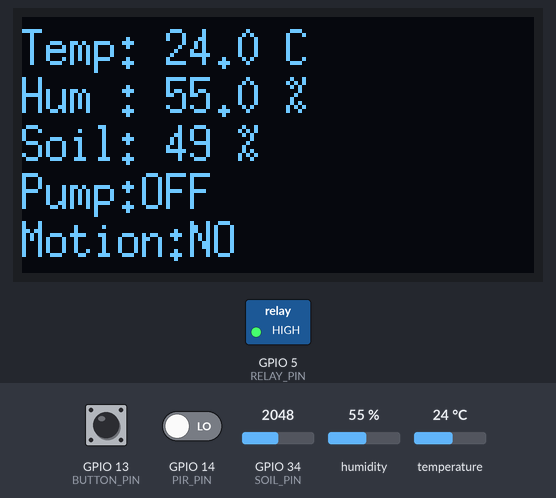
This sketch was run on a simulated ESP32. On the bench: 128×64 one-colour display, switched loads named in the sketch (green lamp = pin HIGH). The inputs (shaded band) are chosen by the test bench; at power-on: GPIO 13 (BUTTON_PIN) HIGH, GPIO 14 (PIR_PIN) LOW, humidity 55 %, GPIO 34 (SOIL_PIN) = 2048, temperature 24 °C. WiFi joins after 1.5 s; servers stay silent unless stated.

Above: at 3.0 s.
3.1 s: GPIO 13 (BUTTON_PIN) pulled LOW for 3.2 s
At 7.4 s:
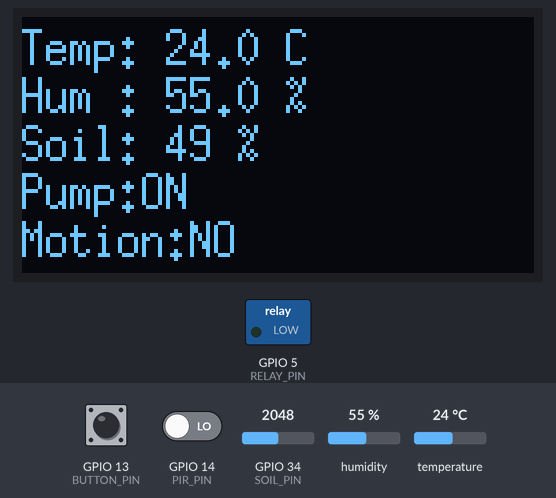
7.8 s: GPIO 14 (PIR_PIN) driven HIGH
At 9.2 s:
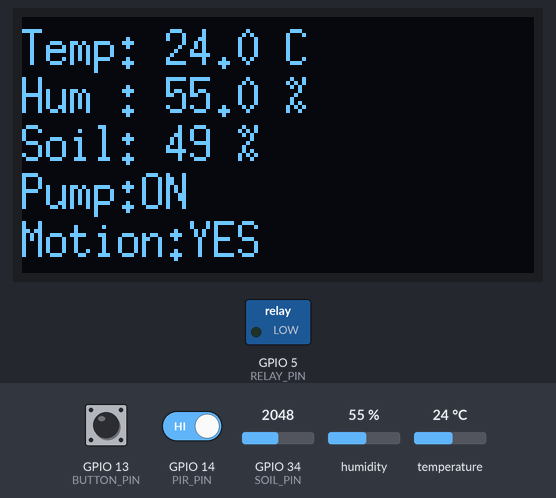
9.8 s: humidity set to 22 %
At 11.6 s:
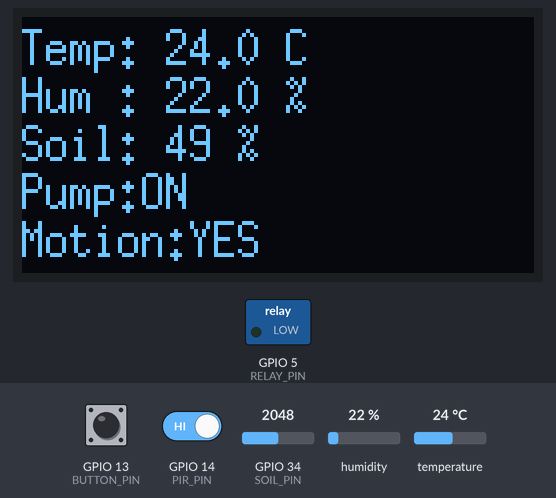
11.9 s: GPIO 14 (PIR_PIN) driven LOW
At 17.4 s:
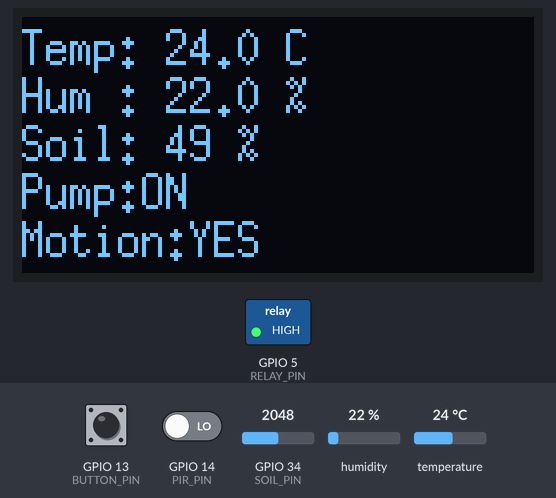
19.9 s: GPIO 34 (SOIL_PIN) set to 2866
At 20.7 s:
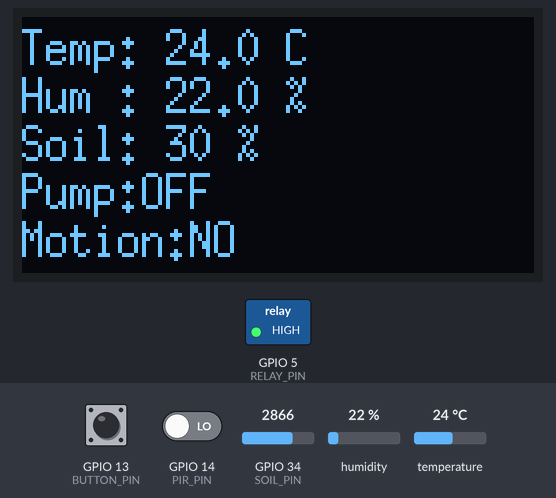
21.8 s: temperature set to 12 °C
At 23.1 s:
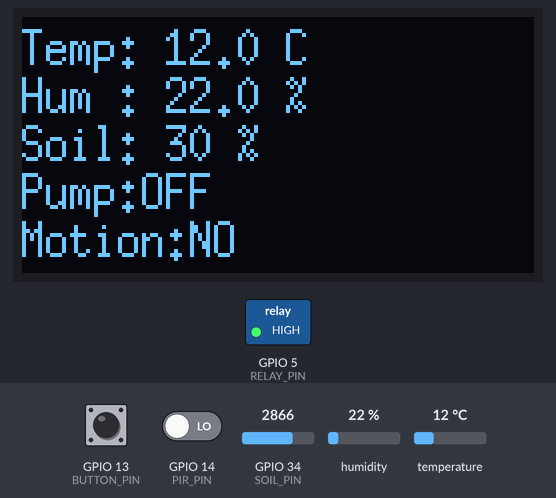
Timing chart, 0 to 24.8 s (numbered marks = the images above; inputs shaded):
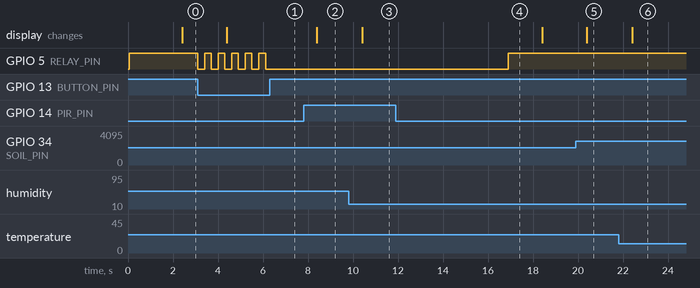

The sketch:

Smart-plant-monitoring.ino
```cpp
#define BLYNK_TEMPLATE_ID "TMPL3Bf4IE8oV"
#define BLYNK_TEMPLATE_NAME "Smart Plant"
#define BLYNK_AUTH_TOKEN "1pGcF5fsUec3cwGWxi9Jb2PRJj0Alioj"

#define BLYNK_PRINT Serial

#include <WiFi.h>
#include <BlynkSimpleEsp32.h>
#include <DHT.h>
#include <U8g2lib.h>
#include <Wire.h>

char ssid[] = "Yofi";
char pass[] = "@Anurag123";

#define DHT_PIN 4
#define SOIL_PIN 34
#define PIR_PIN 14
#define RELAY_PIN 5
#define BUTTON_PIN 13

#define VPIN_BUTTON_1 V12

U8G2_SH1106_128X64_NONAME_F_HW_I2C u8g2(U8G2_R0, U8X8_PIN_NONE, 22, 21);

DHT dht(DHT_PIN, DHT11);
BlynkTimer timer;

float temperature;
float humidity;
int soilMoisture;

bool relayState = false;
bool motionDetected = false;

unsigned long pirTimer = 0;
unsigned long lastButtonPress = 0;

void updateDisplay()
{
  u8g2.clearBuffer();
  u8g2.setFont(u8g2_font_6x13_tr);

  char buf[32];

  sprintf(buf,"Temp: %.1f C",temperature);
  u8g2.drawStr(0,12,buf);

  sprintf(buf,"Hum : %.1f %%",humidity);
  u8g2.drawStr(0,24,buf);

  sprintf(buf,"Soil: %d %%",soilMoisture);
  u8g2.drawStr(0,36,buf);

  sprintf(buf,"Pump:%s",relayState?"ON":"OFF");
  u8g2.drawStr(0,48,buf);

  sprintf(buf,"Motion:%s",motionDetected?"YES":"NO");
  u8g2.drawStr(0,60,buf);

  u8g2.sendBuffer();
}

void readSensors()
{
  humidity = dht.readHumidity();
  temperature = dht.readTemperature();

  int raw = analogRead(SOIL_PIN);
  soilMoisture = map(raw,4095,0,0,100);

  Blynk.virtualWrite(V0,temperature);
  Blynk.virtualWrite(V1,humidity);
  Blynk.virtualWrite(V3,soilMoisture);

  updateDisplay();
}

void checkPIR()
{
  if(digitalRead(PIR_PIN)==HIGH)
  {
    motionDetected = true;
    pirTimer = millis();

    relayState = true;
    digitalWrite(RELAY_PIN,LOW);

    Blynk.virtualWrite(VPIN_BUTTON_1,relayState);
    Blynk.logEvent("pirmotion","Motion detected!");
  }

  if(motionDetected && millis()-pirTimer > 5000)
  {
    motionDetected = false;

    relayState = false;
    digitalWrite(RELAY_PIN,HIGH);

    Blynk.virtualWrite(VPIN_BUTTON_1,relayState);
  }
}

void checkButton()
{
  if(digitalRead(BUTTON_PIN)==LOW)
  {
    if(millis()-lastButtonPress > 300)
    {
      relayState = !relayState;
      digitalWrite(RELAY_PIN, relayState ? LOW : HIGH);
      Blynk.virtualWrite(VPIN_BUTTON_1,relayState);
      lastButtonPress = millis();
    }
  }
}

BLYNK_WRITE(VPIN_BUTTON_1)
{
  relayState = param.asInt();
  digitalWrite(RELAY_PIN, relayState ? LOW : HIGH);
}

void setup()
{
  Serial.begin(115200);

  Wire.begin(21,22);

  u8g2.begin();
  u8g2.setFont(u8g2_font_6x13_tr);

  u8g2.clearBuffer();
  u8g2.drawStr(15,30,"System Starting");
  u8g2.sendBuffer();

  dht.begin();

  pinMode(PIR_PIN,INPUT);
  pinMode(RELAY_PIN,OUTPUT);
  pinMode(BUTTON_PIN,INPUT_PULLUP);

  digitalWrite(RELAY_PIN,HIGH);

  WiFi.begin(ssid,pass);
  Blynk.config(BLYNK_AUTH_TOKEN);
  Blynk.connect();

  timer.setInterval(2000L,readSensors);
}

void loop()
{
  if(WiFi.status()==WL_CONNECTED)
  {
    Blynk.run();
  }

  checkButton();
  checkPIR();

  timer.run();
}
```

Measured:
- after the input at 3.1 s, GPIO 5 (RELAY_PIN): alternates HIGH for 0.30 s and LOW for 0.30 s, 11 changes in all, then stays LOW, starting at once; the display: changes after 1.3 s (image 1)
- after the input at 7.8 s, the display: changes after 0.58 s (image 2)
- after the input at 9.8 s, the display: changes after 0.61 s (image 3)
- after the input at 11.9 s, GPIO 5 (RELAY_PIN): LOW → HIGH after 5.0 s
- after the input at 19.9 s, the display: changes after 0.48 s (image 5)
- after the input at 21.8 s, the display: changes after 0.61 s (image 6)
